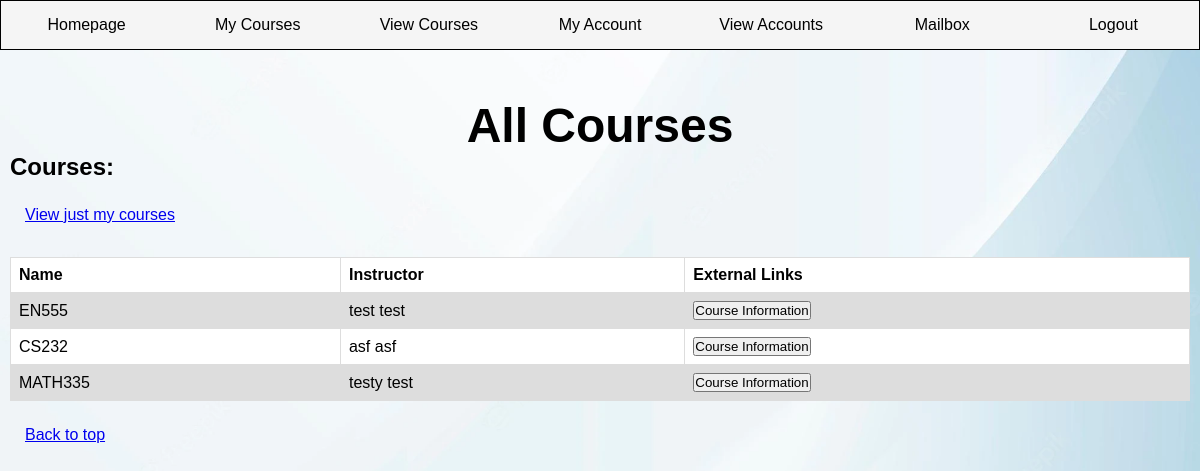
The page /viewAllCourses/ (signed in) on the database its author committed.
### SchedulingAPP/models.py (models this page shows, shortened)
class Course(models.Model):
    course_name = models.CharField(max_length=20)
    instructor = models.ForeignKey(User, on_delete=models.CASCADE)
    semester = models.CharField(max_length=10, choices=Semester.choices, default=Semester.fall)
    days = models.CharField(max_length=23, choices=WeekDay.choices, default=WeekDay.Monday)
    time_start = models.CharField(max_length=5)
    time_end = models.CharField(max_length=5)
    location = models.CharField(max_length=25)

class User(models.Model):
    username = models.CharField(max_length=25)
    password = models.CharField(max_length=25)
    role = models.CharField(max_length=10, choices=Role.choices, default=Role.ta)
    email = models.CharField(max_length=40)
    first_name = models.CharField(max_length=25)
    last_name = models.CharField(max_length=25)
    def __str__(self):
        return "%s %s" % (self.first_name, self.last_name)

### SchedulingAPP/views.py (the view, shortened to what this page needs)
# urls.py: path('viewAllCourses/', ViewAllCourses.as_view()),
class ViewAllCourses(View):
    def get(self, request):
        my_user = UserClass.get_user(request.session["session_username"])
        return render(request, "viewAllCourses.html", {"role": UserClass.get_role(my_user),
                                                       "all_courses": CourseClass.get_all_courses()})

### classes/CourseClass.py (called while the page is built)
def get_all_courses():
    return Course.objects.all()

### classes/UserClass.py (called while the page is built)
def get_user(username):
    return User.objects.get(username=username)

def get_role(user):
    return user.role

### templates/viewAllCourses.html (shortened to what this page needs)
<!DOCTYPE html>
<html lang="en">
<head>
{% load static %}
    <link rel="stylesheet" href="{% static 'viewContent.css' %}">
</head>
<body>
    <nav>
        <ul class="navlinks">
              <li>
                {% if role == "Supervisor" %}
                <a href="/supervisorHomepage/">Homepage</a>
                {%  elif role == "Instructor" %}
                <a href="/instructorHomepage">Homepage</a>
                {% elif role == "TA" %}
                <a href="/TAHomepage">Homepage</a>
                {% endif %}
            </li>
            <li><a href="/viewCourses/">My Courses</a></li>
            <li><a href="/viewAllCourses/">View Courses</a></li>
            <li><a href="/MyAccount/">My Account</a></li>
            <li><a href="/viewAccounts/">View Accounts</a></li>
            <li><a href="/notification/">Mailbox</a></li>
            <li><a href="/">Logout</a></li>
        </ul>
    </nav>
    <div class="content">
    <h1>All Courses</h1>
    <h2>Courses:</h2>
    <div class="linkbox">
        <a href = "/viewCourses/">View just my courses</a>
    </div>
    <br>
    <table>
        <tr>
            <th>Name</th>
            <th>Instructor</th>
            <th>External Links</th>
        </tr>
        {% for x in all_courses %}
            <tr>
                <td>
                    {{ x.course_name}}
                </td>
                <td>
                    {{ x.instructor }}
                </td>
                <td>
                    <form action = "/viewAllCourses/" method="post">
                        <button name="coursesub" value="{{ x.course_name }}" type="submit">Course Information</button>
                    </form>
                </td>
            </tr>
        {% endfor %}
    </table>
    <div class="linkbox">
    <a href = "#top">Back to top</a>
</div>
</div>
</body>
</html>

### static/viewContent.css (style rules this page uses)
* { margin: 0; padding: 0; font-family: 'arial', sans-serif }
.content { margin:10px; }
nav ul { display: flex; flex-direction: row; align-items:stretch; padding: 0; text-align: left; list-style: none; margin: 0px; }
nav ul li { flex: 1; }
nav { margin: 0px; border: 1px solid black; }
nav ul li a { display: block; background-color: whitesmoke; color: black; text-decoration: none; text-align: center; padding: 15px 0 15px 0; font-size: 1em; }
h1 { margin-top: 1em; }
body { background-image:url("background.png"); font-family: arial, sans-serif; background-size: cover; background-attachment: fixed; }
table { font-family: arial, sans-serif; border-collapse: collapse; width: 100%; background-color: white; }
td, th { border: 1px solid #dddddd; text-align: left; padding: 8px; }
tr:nth-child(even) { background-color: #dddddd; }
h1 { font-size:xxx-large; text-align: center; }
.linkbox { padding:15px; width:fit-content; margin-top: 10px; }

### rows shown on the page
Course: course_name "EN555", instructor "test test"
Course: course_name "CS232", instructor "asf asf"
Course: course_name "MATH335", instructor "testy test"
